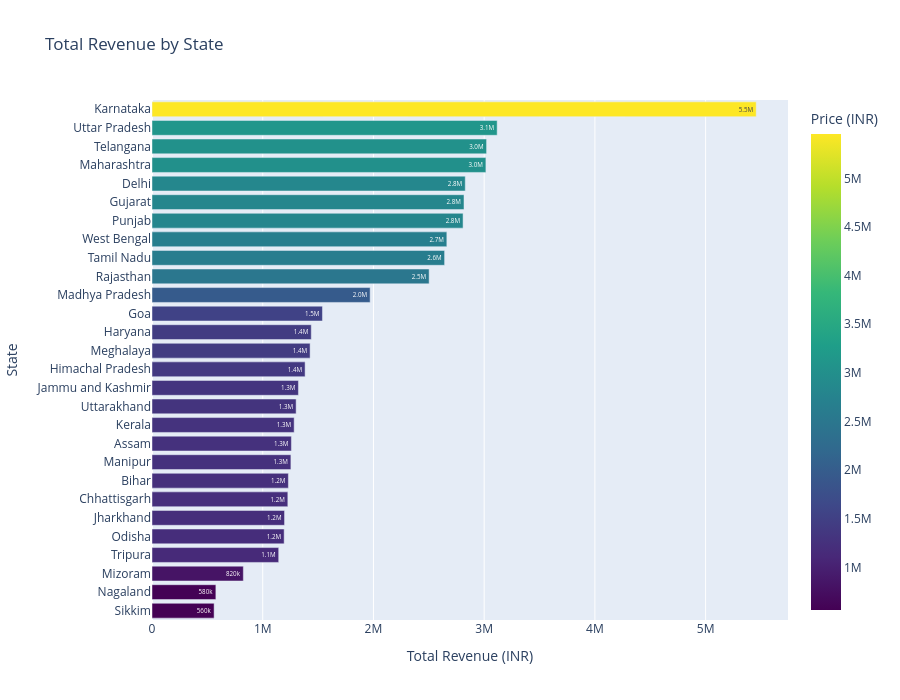

The notebook cell saved with this chart:
### Markdown cell above
TOTAL SALES BY  STATE

### Code cell
state_revenue = df.groupby("State", as_index=False)["Price (INR)"].sum()
state_revenue = state_revenue.sort_values(by="Price (INR)", ascending=True)

fig = px.bar(
    state_revenue,
    x="Price (INR)",
    y="State",
    orientation="h",
    title="Total Revenue by State",
    text_auto=".2s",
    color="Price (INR)",
    color_continuous_scale="Viridis"
)

fig.update_layout(
    xaxis_title="Total Revenue (INR)",
    yaxis_title="State",
    height=700
)

fig.show()

### Figure 1 — Plotly figure (JSON) as saved in the notebook; plotly's stock layout.template omitted (floating-point values rounded to 4 significant figures)
{"data": [{"hovertemplate": "Price (INR)=%{marker.color}<br>State=%{y}<extra></extra>", "legendgroup": "", "marker": {"color": [561000.0, 576800.0, 824900.0, 1144000.0, 1194000.0, 1197000.0, 1227000.0, 1232000.0, 1254000.0, 1259000.0, 1284000.0, 1302000.0, 1323000.0, 1383000.0, 1428000.0, 1438000.0, 1539000.0, 1970000.0, 2503000.0, 2643000.0, 2663000.0, 2809000.0, 2818000.0, 2829000.0, 3016000.0, 3022000.0, 3117000.0, 5457000.0], "coloraxis": "coloraxis", "pattern": {"shape": ""}}, "name": "", "orientation": "h", "showlegend": false, "textposition": "auto", "texttemplate": "%{x:.2s}", "type": "bar", "x": [561000.0, 576800.0, 824900.0, 1144000.0, 1194000.0, 1197000.0, 1227000.0, 1232000.0, 1254000.0, 1259000.0, 1284000.0, 1302000.0, 1323000.0, 1383000.0, 1428000.0, 1438000.0, 1539000.0, 1970000.0, 2503000.0, 2643000.0, 2663000.0, 2809000.0, 2818000.0, 2829000.0, 3016000.0, 3022000.0, 3117000.0, 5457000.0], "xaxis": "x", "y": ["Sikkim", "Nagaland", "Mizoram", "Tripura", "Odisha", "Jharkhand", "Chhattisgarh", "Bihar", "Manipur", "Assam", "Kerala", "Uttarakhand", "Jammu and Kashmir", "Himachal Pradesh", "Meghalaya", "Haryana", "Goa", "Madhya Pradesh", "Rajasthan", "Tamil Nadu", "West Bengal", "Punjab", "Gujarat", "Delhi", "Maharashtra", "Telangana", "Uttar Pradesh", "Karnataka"], "yaxis": "y"}], "layout": {"barmode": "relative", "coloraxis": {"autocolorscale": false, "colorbar": {"title": {"text": "Price (INR)"}}, "colorscale": [[0, "#440154"], [0.1111, "#482878"], [0.2222, "#3e4989"], [0.3333, "#31688e"], [0.4444, "#26828e"], [0.5556, "#1f9e89"], [0.6667, "#35b779"], [0.7778, "#6ece58"], [0.8889, "#b5de2b"], [1, "#fde725"]]}, "height": 700, "legend": {"tracegroupgap": 0}, "title": {"text": "Total Revenue by State"}, "xaxis": {"anchor": "y", "domain": [0, 1], "title": {"text": "Total Revenue (INR)"}}, "yaxis": {"anchor": "x", "domain": [0, 1], "title": {"text": "State"}}}}
